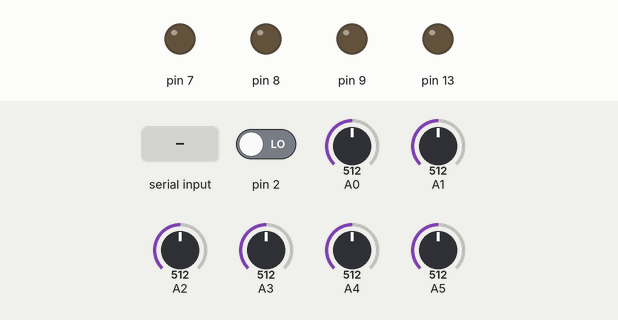
A sketch run on a simulated Arduino Uno, built with avr-gcc and run on an emulated ATmega328P. Parts: output pins drawn as LEDs (lit = HIGH). The inputs (shaded band) are chosen by the test bench; at power-on: pin 2 LOW, A0 = 512, A1 = 512, A2 = 512, A3 = 512, A4 = 512, A5 = 512. What the sketch prints to the serial monitor is not drawn.

Above: at 1.0 s.
1.1 s: "RR,1\n" received over Serial
At 3.1 s:
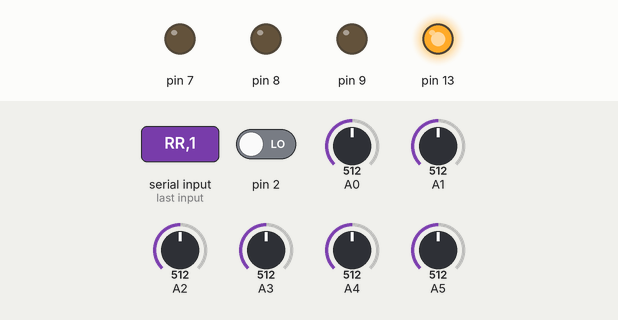
4.1 s: "NAV,1\n" received over Serial
At 5.6 s:
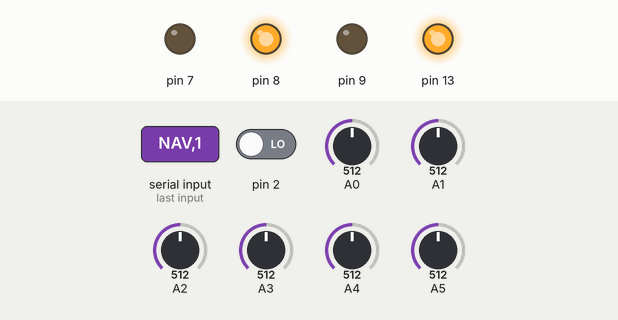
Timing chart, 0 to 7.1 s (numbered marks = the images above; inputs shaded):
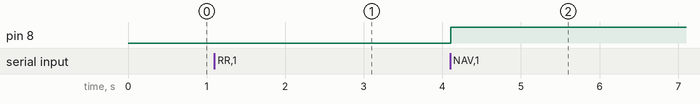

The sketch:

EscapeRooms.ino
```cpp
/*

Escape rooms - Radix 2024

Author:
Marco Lurati
contact@marcolurati.ch

Interface I/Os:
# Arduino
  Inputs:
  - Buttons for navigation (D1 - D5)
  - Sensors for the cards (A0 - A5)
  Outputs:
  - Relays Room  RR (D0)
  - Relays Sports RS (D7)
  - LEDs for the buttons (D8 - D12)

Serial protocol

The serial protocol is always composed by a 2byte (string)command followed by a "," and the (int)state. Example: "RR,1"

Commands:
NAV,x   x=1: navigation true, x=0, navigation false
RR,x    x=1: on, x=0: off
RS,x    x=1: on, x=0: off
LED_NEXT,x    x=1: on, x=0: off
LED_BACK,x    x=1: on, x=0: off

*/

struct Interface {
  String command; // 2 characters max
  int state;
  int pin;
  char type;  // 'i': input, 'o': output
};

Interface interface[] = {
  {"RR", 0, 0, 'o'},
  {"RS", 0, 7, 'o'},
  {"LED_NEXT", 0, 8, 'o'},
  {"LED_BACK", 0, 9, 'o'},
  {"BTN_NEXT", 0, 1, 'i'},
  {"BTN_BACK", 0, 2, 'i'},
  {"S0", 0, A0, 's'},
  {"S1", 0, A1, 's'},
  {"S2", 0, A2, 's'},
  {"S3", 0, A3, 's'},
  {"S4", 0, A4, 's'},
  {"S5", 0, A5, 's'}
};

int interface_size = 0;

// Status
bool navigation_active = false;
bool old_navigation_active = false;

// Sensor badges threshold
int bage_sensors_threshold = 550;


void setup() {
  Serial.begin(921600);

  interface_size = sizeof(interface) / (sizeof(interface[0]));  // data init

  initPins();

  // serial connection indicator
  pinMode(13, OUTPUT);
  digitalWrite(13, LOW);

  establishContact(); // wait for the connection with Processing

}

void loop() {

  // read the messages from the serial
  if(Serial.available() > 0) {
    readSerial();
  }

  // if the navigation is active
  updateNavigation();
  readBadgesSensors();


  delay(100);

}
```

Badges.ino
```cpp
/* Badges sensors management */

void readBadgesSensors() {

  if(navigation_active) {

    byte id = 0;
    bool badges_activated = true;

    for(int i=0; i<6; i++) {
      /*
      id = getInterfaceIDFromCommand("S" + i);
      interface[id].state = analogRead(interface[id].pin);
      if(interface[id].state < bage_sensors_threshold) {
        badges_activated = false;
        break;
      }
      */
      if (analogRead(i) < bage_sensors_threshold) {
        badges_activated = false;
      }
    }

    if(badges_activated) {
      Serial.println("BADGES");
    }
  }
}
```

Interface.ino
```cpp
/* Interface management */

// setup the pins
void initPins() {
  for(int i=0; i<interface_size; i++) {
    if(interface[i].type == 'o') {  // Digital Output
      pinMode(interface[i].pin, OUTPUT);
      digitalWrite(interface[i].pin, interface[i].state);
    }
    else if(interface[i].type == 'i') {  // Digital Input
      pinMode(interface[i].pin, INPUT);
    }
  }
}

// return the ID of the interface type struct of the provided command
int getInterfaceIDFromCommand(String command) {
  int id = -1;

  for(int i=0; i<interface_size; i++) {
    if(interface[i].command == command) {
      id = i;
      break;
    }
  }

  return id;
}

// update the interface
void updateInterface(String command, int state) {

  int id = getInterfaceIDFromCommand(command);

  if(id != -1) {  // command exists
    interface[id].state = state;  // update the state

    if(interface[id].type == 'o') { // output
      digitalWrite(interface[id].pin, interface[id].state);
    }
  }
  else {

    if(command == "NAV") {
      navigation_active = state;
    }

  }
}
```

Navigation.ino
```cpp
/* Navigation management */

void updateNavigation() {

  byte id_led_next = getInterfaceIDFromCommand("LED_NEXT");
  byte id_led_back = getInterfaceIDFromCommand("LED_BACK");
  byte id_btn_next = getInterfaceIDFromCommand("BTN_NEXT");
  byte id_btn_back = getInterfaceIDFromCommand("BTN_BACK");

  // Navigation inactive to active
  if(navigation_active && !old_navigation_active) {

    interface[id_led_next].state = 1;
    digitalWrite(interface[id_led_next].pin, interface[id_led_next].state);

    interface[id_led_back].state = 0;
    digitalWrite(interface[id_led_back].pin, interface[id_led_back].state);

    old_navigation_active = true;
  }

  // Navigation active
  else if(navigation_active && old_navigation_active) {

    /* NEXT */
    // pressed
    if(digitalRead(interface[id_btn_next].pin) == 1 && interface[id_btn_next].state == 0) {
      interface[id_btn_next].state = 1;
      Serial.println("NEXT");
    }
    // released
    if(digitalRead(interface[id_btn_next].pin) == 0 && interface[id_btn_next].state == 1) {
      interface[id_btn_next].state = 0;
    }

    /* BACK */
    // pressed
    if(digitalRead(interface[id_btn_back].pin) == 1 && interface[id_btn_back].state == 0) {
      interface[id_btn_back].state = 1;
      Serial.println("BACK");
    }
    // released
    if(digitalRead(interface[id_btn_back].pin) == 0 && interface[id_btn_back].state == 1) {
      interface[id_btn_back].state = 0;
    }


  }

  // Navigation active to inactive
  else if(!navigation_active && old_navigation_active) {

    interface[id_led_next].state = 0;
    digitalWrite(interface[id_led_next].pin, interface[id_led_next].state);

    interface[id_led_back].state = 0;
    digitalWrite(interface[id_led_back].pin, interface[id_led_back].state);

    old_navigation_active = false;
  }

}
```

Serial.ino
```cpp
/* Serial management */

// wait for the connection with Processing
void establishContact() {
  while (Serial.available() <= 0) { // no data received form Processing, keep sending 'A'
    Serial.println("A");
    delay(300);
  }

  delay(500);

  String msg = Serial.readStringUntil("\n"); // clean the buffer

  digitalWrite(13, HIGH);

}

// read incoming Serial messages
void readSerial() {
  String val = Serial.readStringUntil('\n');
  val.trim();

  // Serial.println(val);

  decodeSerial(val);
}

void decodeSerial(String val) {

  int command_separator_index = val.indexOf(','); // check if the structure is "command,state"

  if(command_separator_index != -1) { // found a command
    String command = val.substring(0, command_separator_index);
    int state = val.substring(command_separator_index + 1).toInt();

    updateInterface(command, state);
  }
  else {
    // any other commands
  }

}
```

Measured:
- after the input at 1.1 s, pin 13: LOW → HIGH after 1.6 s
- after the input at 4.1 s, pin 8: LOW → HIGH at once
